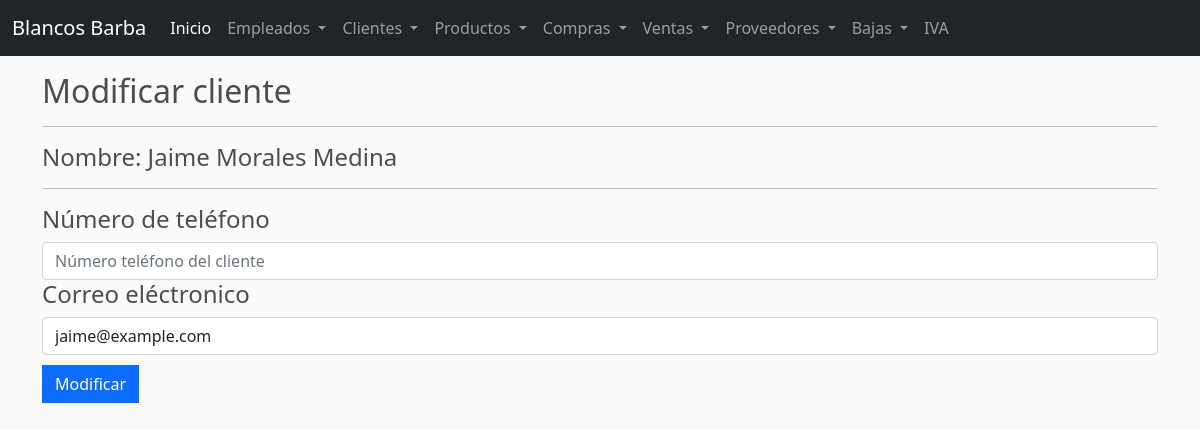
/mclient/1, run on an earlier commit of the app's database.
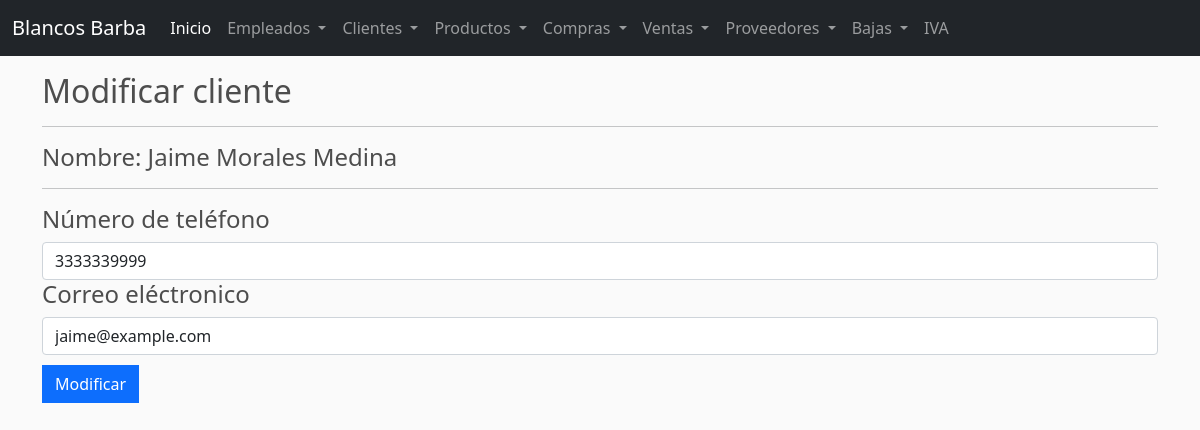
And on a later commit of the database.
### barba/models.py (models this page shows, shortened)
class Cliente(models.Model):
    nombre = models.CharField(max_length=50,null=True)
    apellidos = models.CharField(max_length=50,null=True)
    correo = models.CharField(max_length=50,null=True)
    telefono = models.CharField(max_length=50,null=True)

### barba/views.py (the view)
# urls.py: path('mclient/<str:pk>',views.mclient, name='mclient'),
def mclient(request,pk):
    if request.method == 'POST':
        form = ModifyClienteForm(request.POST)
        if form.is_valid():
            cliente = Cliente.objects.get(pk=pk)
            cliente.correo = request.POST['correo']
            cliente.telefono = request.POST['telefono']
            cliente.save()
            return redirect('clients')
        else:
            cliente = Cliente.objects.get(pk=pk)
            context = {
                'cliente': cliente,
            }
            messages.error(request, 'No dejes campos en blanco por favor')
            return render(request,'mclient.html',context)
    else:
        cliente = Cliente.objects.get(pk=pk)
        context = {
            'cliente': cliente,
        }
        return render(request, 'mclient.html', context)

### barba/templates/mclient.html (shortened to what this page needs)
{% extends 'base.html' %}
{% block content %}
<div class="container">
    <h2>Modificar cliente</h2>
    <hr>
    <h4>Nombre: {{cliente.nombre}} {{cliente.apellidos}}</h4>
    <hr>
    <form method="POST" action="" enctype="multipart/form-data">
        <div class="form-group">
            <h4>Número de teléfono</h4>
            <input type="number" class="form-control" placeholder="Número teléfono del cliente" value="{{ cliente.telefono }}" name="telefono">
        </div>
        <div class="form-group">
            <h4>Correo eléctronico</h4>
            <input type="email" class="form-control" placeholder="Correo electrónico del cliente" value="{{ cliente.correo }}" name="correo">
        </div>
        <button type="submit" class="btn btn-primary" style="margin-top: 10px;">Modificar</button>
    </form>
</div>
{% endblock %}

What changed in the data, as far as the page shows it:
changed Cliente "Jaime": telefono (not shown) → "3333339999"
